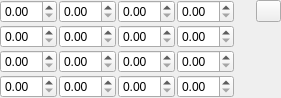
<?xml version="1.0" encoding="UTF-8"?>
<ui version="4.0">
 <class>Form</class>
 <widget class="QWidget" name="Form">
  <property name="geometry">
   <rect>
    <x>0</x>
    <y>0</y>
    <width>281</width>
    <height>96</height>
   </rect>
  </property>
  <property name="windowTitle">
   <string>Form</string>
  </property>
  <layout class="QHBoxLayout" name="horizontalLayout">
   <property name="spacing">
    <number>7</number>
   </property>
   <property name="leftMargin">
    <number>0</number>
   </property>
   <property name="topMargin">
    <number>0</number>
   </property>
   <property name="rightMargin">
    <number>0</number>
   </property>
   <property name="bottomMargin">
    <number>0</number>
   </property>
   <item>
    <layout class="QGridLayout" name="gridLayout">
     <property name="spacing">
      <number>2</number>
     </property>
     <item row="1" column="1">
      <widget class="QDoubleSpinBox" name="dsbm22">
       <property name="maximumSize">
        <size>
         <width>80</width>
         <height>16777215</height>
        </size>
       </property>
       <property name="singleStep">
        <double>0.100000000000000</double>
       </property>
      </widget>
     </item>
     <item row="1" column="0">
      <widget class="QDoubleSpinBox" name="dsbm21">
       <property name="maximumSize">
        <size>
         <width>80</width>
         <height>16777215</height>
        </size>
       </property>
       <property name="singleStep">
        <double>0.100000000000000</double>
       </property>
      </widget>
     </item>
     <item row="2" column="0">
      <widget class="QDoubleSpinBox" name="dsbm31">
       <property name="maximumSize">
        <size>
         <width>80</width>
         <height>16777215</height>
        </size>
       </property>
       <property name="singleStep">
        <double>0.100000000000000</double>
       </property>
      </widget>
     </item>
     <item row="2" column="1">
      <widget class="QDoubleSpinBox" name="dsbm32">
       <property name="maximumSize">
        <size>
         <width>80</width>
         <height>16777215</height>
        </size>
       </property>
       <property name="singleStep">
        <double>0.100000000000000</double>
       </property>
      </widget>
     </item>
     <item row="1" column="2">
      <widget class="QDoubleSpinBox" name="dsbm23">
       <property name="maximumSize">
        <size>
         <width>80</width>
         <height>16777215</height>
        </size>
       </property>
       <property name="singleStep">
        <double>0.100000000000000</double>
       </property>
      </widget>
     </item>
     <item row="2" column="2">
      <widget class="QDoubleSpinBox" name="dsbm33">
       <property name="maximumSize">
        <size>
         <width>80</width>
         <height>16777215</height>
        </size>
       </property>
       <property name="singleStep">
        <double>0.100000000000000</double>
       </property>
      </widget>
     </item>
     <item row="0" column="1">
      <widget class="QDoubleSpinBox" name="dsbm12">
       <property name="maximumSize">
        <size>
         <width>80</width>
         <height>16777215</height>
        </size>
       </property>
       <property name="singleStep">
        <double>0.100000000000000</double>
       </property>
      </widget>
     </item>
     <item row="0" column="0">
      <widget class="QDoubleSpinBox" name="dsbm11">
       <property name="maximumSize">
        <size>
         <width>80</width>
         <height>16777215</height>
        </size>
       </property>
       <property name="singleStep">
        <double>0.100000000000000</double>
       </property>
      </widget>
     </item>
     <item row="0" column="2">
      <widget class="QDoubleSpinBox" name="dsbm13">
       <property name="maximumSize">
        <size>
         <width>80</width>
         <height>16777215</height>
        </size>
       </property>
       <property name="singleStep">
        <double>0.100000000000000</double>
       </property>
      </widget>
     </item>
     <item row="1" column="3">
      <widget class="QDoubleSpinBox" name="dsbm24">
       <property name="maximumSize">
        <size>
         <width>80</width>
         <height>16777215</height>
        </size>
       </property>
      </widget>
     </item>
     <item row="2" column="3">
      <widget class="QDoubleSpinBox" name="dsbm34">
       <property name="maximumSize">
        <size>
         <width>80</width>
         <height>16777215</height>
        </size>
       </property>
      </widget>
     </item>
     <item row="0" column="3">
      <widget class="QDoubleSpinBox" name="dsbm14">
       <property name="maximumSize">
        <size>
         <width>80</width>
         <height>16777215</height>
        </size>
       </property>
      </widget>
     </item>
     <item row="3" column="3">
      <widget class="QDoubleSpinBox" name="dsbm44">
       <property name="maximumSize">
        <size>
         <width>80</width>
         <height>16777215</height>
        </size>
       </property>
      </widget>
     </item>
     <item row="3" column="0">
      <widget class="QDoubleSpinBox" name="dsbm41">
       <property name="maximumSize">
        <size>
         <width>80</width>
         <height>16777215</height>
        </size>
       </property>
      </widget>
     </item>
     <item row="3" column="1">
      <widget class="QDoubleSpinBox" name="dsbm42">
       <property name="maximumSize">
        <size>
         <width>80</width>
         <height>16777215</height>
        </size>
       </property>
      </widget>
     </item>
     <item row="3" column="2">
      <widget class="QDoubleSpinBox" name="dsbm43">
       <property name="maximumSize">
        <size>
         <width>80</width>
         <height>16777215</height>
        </size>
       </property>
      </widget>
     </item>
    </layout>
   </item>
   <item>
    <spacer name="horizontalSpacer">
     <property name="orientation">
      <enum>Qt::Horizontal</enum>
     </property>
     <property name="sizeHint" stdset="0">
      <size>
       <width>40</width>
       <height>20</height>
      </size>
     </property>
    </spacer>
   </item>
   <item>
    <layout class="QVBoxLayout" name="verticalLayout">
     <item>
      <widget class="QPushButton" name="pbReset">
       <property name="maximumSize">
        <size>
         <width>25</width>
         <height>25</height>
        </size>
       </property>
       <property name="text">
        <string/>
       </property>
       <property name="icon">
        <iconset resource="nodes_res.qrc">
         <normaloff>:/icons/resources/reset.png</normaloff>:/icons/resources/reset.png</iconset>
       </property>
      </widget>
     </item>
     <item>
      <spacer name="verticalSpacer">
       <property name="orientation">
        <enum>Qt::Vertical</enum>
       </property>
       <property name="sizeHint" stdset="0">
        <size>
         <width>20</width>
         <height>40</height>
        </size>
       </property>
      </spacer>
     </item>
    </layout>
   </item>
  </layout>
 </widget>
 <resources>
  <include location="nodes_res.qrc"/>
 </resources>
 <connections/>
</ui>
